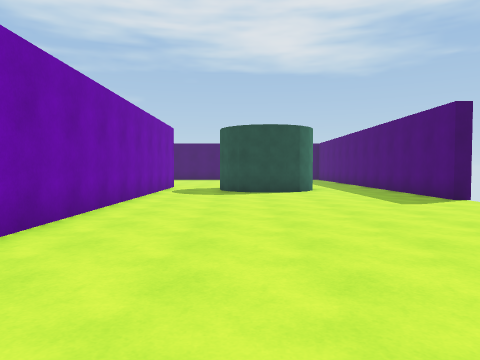
[1] (above)

22 first-person views from a walk through a scene from a Unity 3-D project. The camera is 1.3 m above the floor, tilts 2° down and sees 70° across. The floor is counted in squares, 1.6 m on a side. Each view is taken from the middle of a square. On the plan, view 1 faces up. The plan holds only what a view shows up to about 11 squares ahead; the rest is blank. The place goes on beyond the plan. The player is left out.

[2]
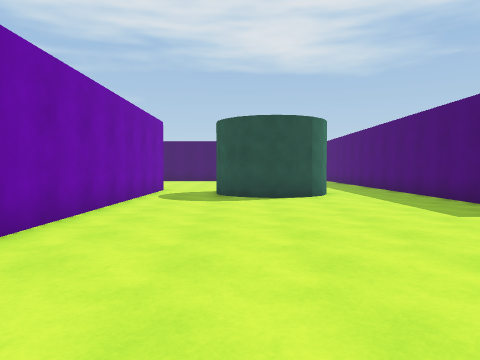

[3]
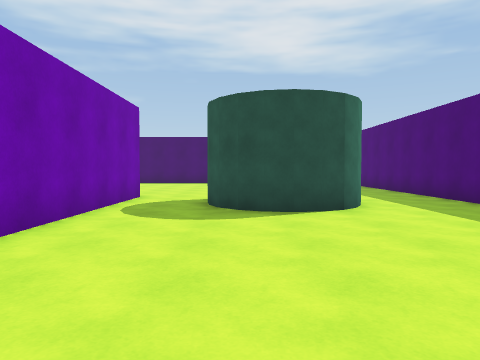

[4]
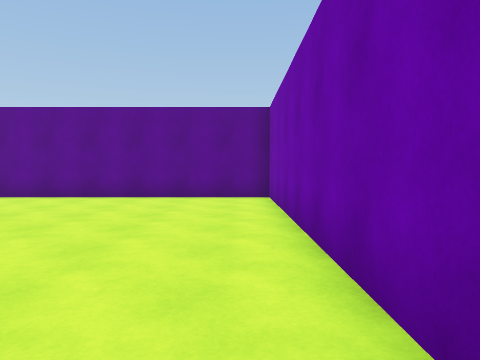

[5]
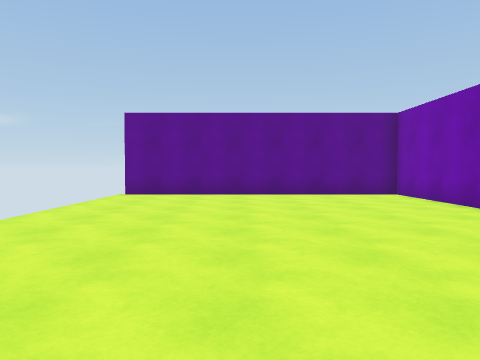

[6]
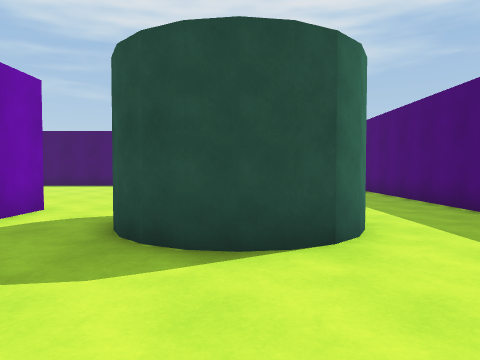

[7]
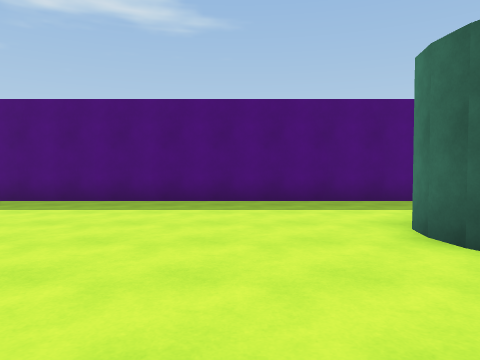

[8]
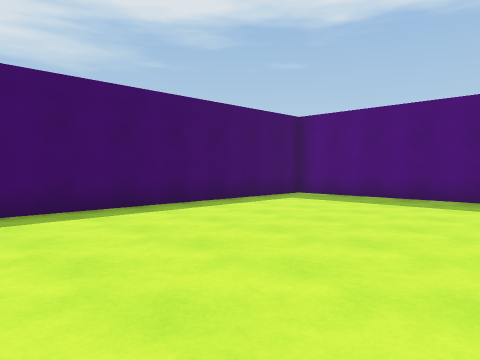

[9]
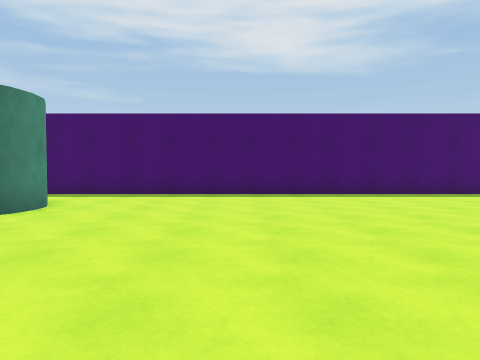

[10]
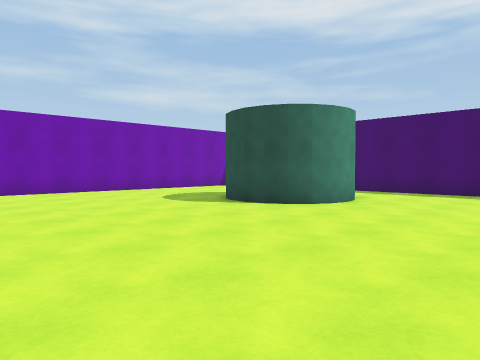

[11]
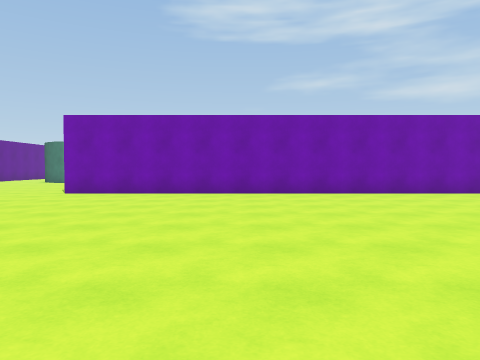

[12]
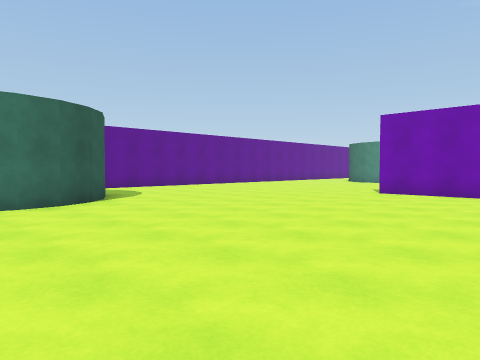

[13]
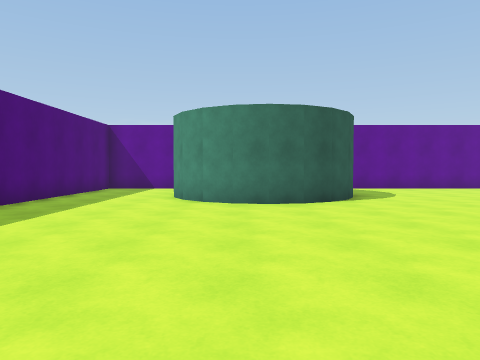

[14]
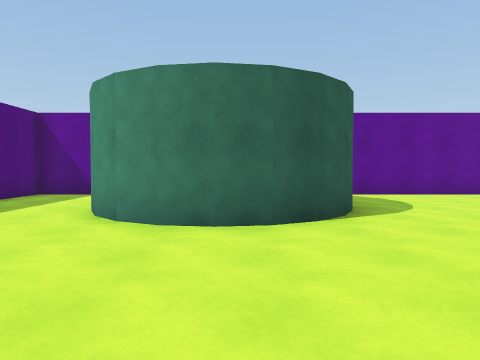

[15]
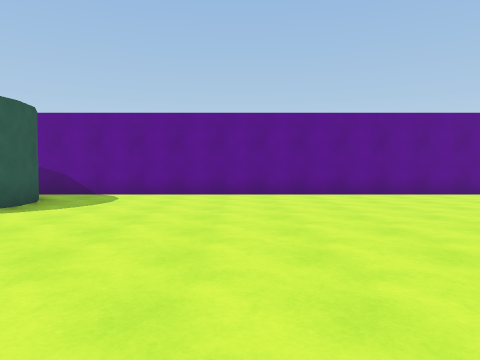

[16]
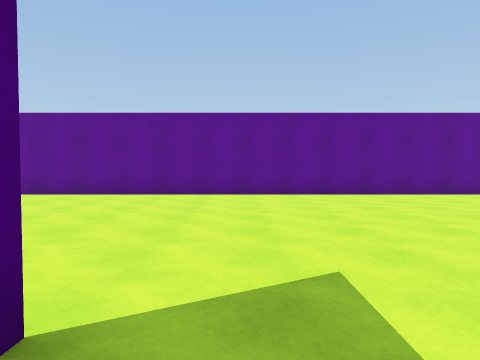

[17]
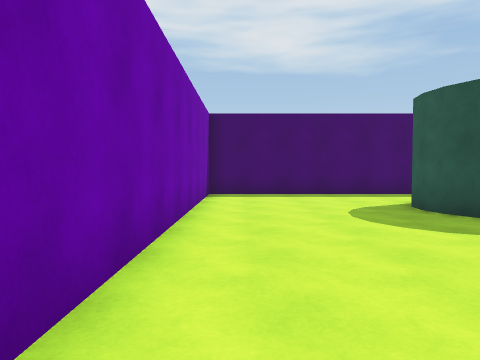

[18]
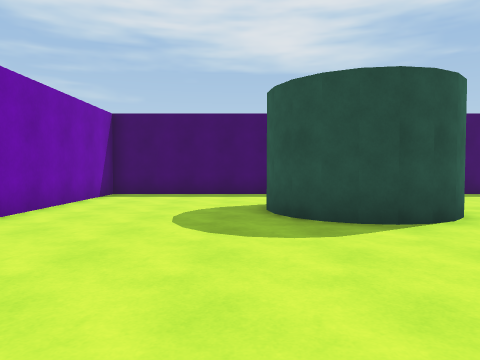

[19]
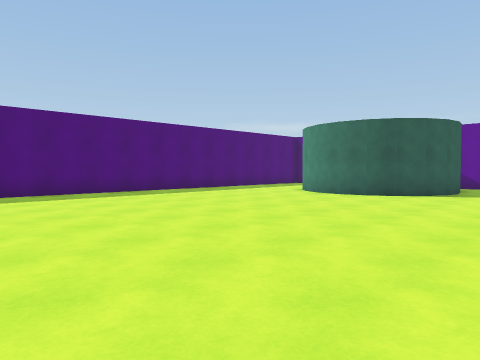

[20]
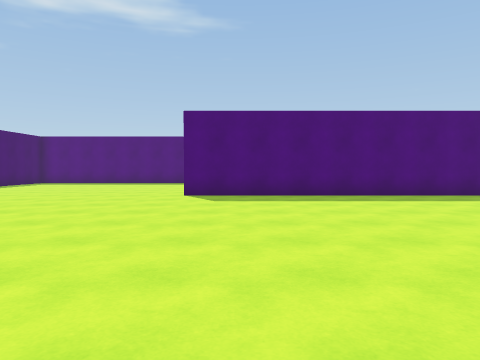

[21]
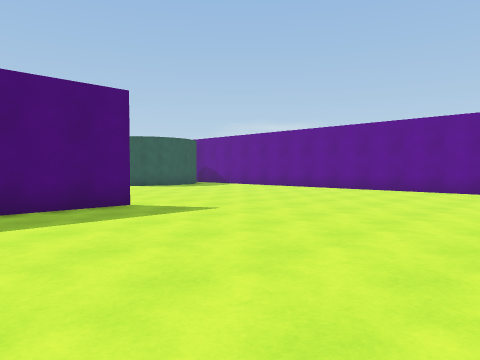

[22]
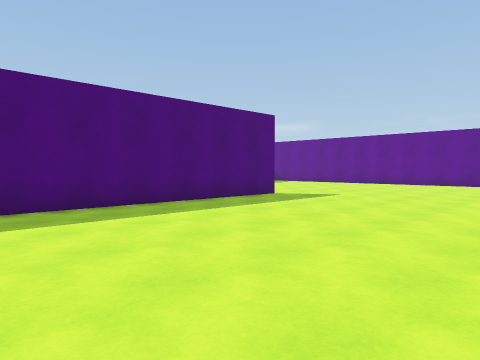

### Floor plan
Points are (right, up) in squares from view 1. A wall is a line through its corners. A room is listed if a view was taken in it or the views show most of it. See-through windows are left out.
Room 1 (views 1, 2, 3, 4, 5, 6)
walls: (6, 8.7) (5.4, 8.7) (5.4, 14.4); (2.7, 12.6) (2.4, 12) (2, 11.6) (1.5, 11.4) (1, 11.3) (0.5, 11.4) (0, 11.6) (-0.4, 12) (-0.7, 12.5) (-0.7, 13); (-3, -2.5) (5.6, -2.5); (-2.8, 14.8) (-2.8, -2.6)
ways out: opening at (-1.5, 15) to room 2; opening at (4, 15) to room 2
Room 2 (views 7, 8, 9, 10, 11, 12, 13, 14, 15, 16, 17, 18, 19, 20, 21, 22)
walls: (-12.2, 17.9) (-12.9, 18.2); (-10.3, 18.6) (-10.8, 18.2); (-10.3, 20.7) (-10.1, 20.2) (-10, 19.6) (-10.1, 19.1) (-10.4, 18.4) (-11.2, 18) (-11.7, 17.9) (-12.6, 18) (-13.1, 18.6) (-13.4, 19.1) (-13.5, 19.6) (-13.4, 20.3); (-2.8, 5.9) (-2.8, 14.8); (-10.8, -0.9) (-11.2, -0.2) (-11.3, 0.7) (-11.2, 1.5) (-10.8, 2.2) (-10.2, 2.8) (-9.5, 3.2) (-8.7, 3.3) (-7.8, 3.2) (-7.1, 2.8) (-6.5, 2.2) (-6.2, 1.4); (0.3, 14.7) (1, 14.8) (1.6, 14.7); (-4.5, -2.5) (-3, -2.5); (-2.8, -2.6) (-2.8, 3.8); (5.4, 14.4) (5.4, 23.1); (-25.5, -2.5) (-9.8, -2.5); (4.9, 23.7) (-18, 23.7) (-18, 6.4) (-18, 13.9)
ways out: opening at (-1.5, 15) to room 1; opening at (4, 15) to room 1

Where each view was taken, in squares from view 1:
view 1: 0 up, 0 right, facing up
view 2: 2 up, 0 right, facing up
view 3: 5 up, 0 right, facing up
view 4: 7 up, 2 left, facing down
view 5: 8 up, 2 right, facing down
view 6: 8 up, 1 right, facing up
view 7: 17 up, 3 left, facing right
view 8: 17 up, 4 left, facing up-right
view 9: 13 up, 6 left, facing up
view 10: 12 up, 6 left, facing up-left
view 11: 12 up, 7 left, facing left
view 12: 11 up, 7 left, facing down-left
view 13: 11 up, 8 left, facing down
view 14: 8 up, 9 left, facing down
view 15: 8 up, 16 left, facing down
view 16: 8 up, 19 left, facing down
view 17: 13 up, 17 left, facing up
view 18: 13 up, 14 left, facing up
view 19: 13 up, 14 left, facing down-right
view 20: 13 up, 13 left, facing right
view 21: 10 up, 25 left, facing down-right
view 22: 15 up, 25 left, facing down-right
